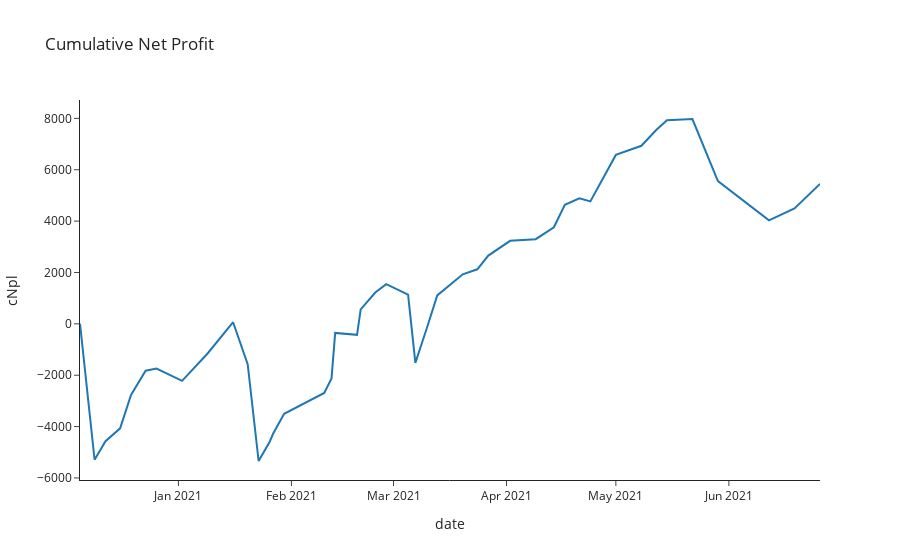

The notebook cell this image was saved under:
### Code cell
chart

### Figure 1 — Plotly figure (JSON) as saved in the notebook; plotly's stock layout.template omitted (floating-point values rounded to 4 significant figures)
{"data": [{"hovertemplate": "date=%{x}<br>cNpl=%{y}<extra></extra>", "legendgroup": "", "line": {"color": "#1F77B4", "dash": "solid"}, "mode": "lines", "name": "", "orientation": "v", "showlegend": false, "type": "scatter", "x": ["2020-12-05", "2020-12-09", "2020-12-12", "2020-12-16", "2020-12-19", "2020-12-23", "2020-12-26", "2021-01-02", "2021-01-09", "2021-01-16", "2021-01-20", "2021-01-23", "2021-01-26", "2021-01-27", "2021-01-30", "2021-02-05", "2021-02-10", "2021-02-12", "2021-02-13", "2021-02-19", "2021-02-20", "2021-02-24", "2021-02-27", "2021-03-05", "2021-03-07", "2021-03-10", "2021-03-13", "2021-03-20", "2021-03-24", "2021-03-27", "2021-04-02", "2021-04-09", "2021-04-14", "2021-04-17", "2021-04-21", "2021-04-24", "2021-04-28", "2021-05-01", "2021-05-08", "2021-05-12", "2021-05-15", "2021-05-22", "2021-05-29", "2021-06-12", "2021-06-19", "2021-06-26"], "xaxis": "x", "y": [6.58, -5291.0, -4569.0, -4068.0, -2765.0, -1826.0, -1739.0, -2218.0, -1153.0, 62.79, -1573.0, -5340.0, -4597.0, -4270.0, -3503.0, -3070.0, -2692.0, -2123.0, -353.0, -427.6, 566.1, 1221.0, 1545.0, 1136.0, -1521.0, -231.4, 1109.0, 1930.0, 2124.0, 2658.0, 3232.0, 3297.0, 3761.0, 4638.0, 4886.0, 4768.0, 5791.0, 6577.0, 6933.0, 7539.0, 7928.0, 7975.0, 5560.0, 4029.0, 4495.0, 5450.0], "yaxis": "y"}], "layout": {"legend": {"tracegroupgap": 0}, "title": {"text": "Cumulative Net Profit"}, "xaxis": {"anchor": "y", "domain": [0, 1], "title": {"text": "date"}}, "yaxis": {"anchor": "x", "domain": [0, 1], "title": {"text": "cNpl"}}}}
